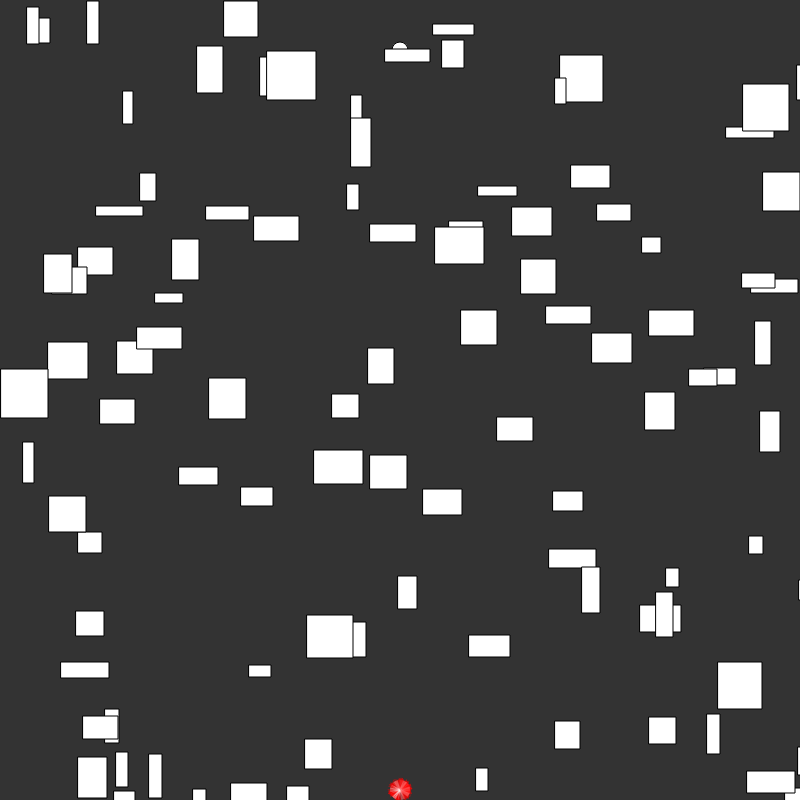
Frame 1 (no input)
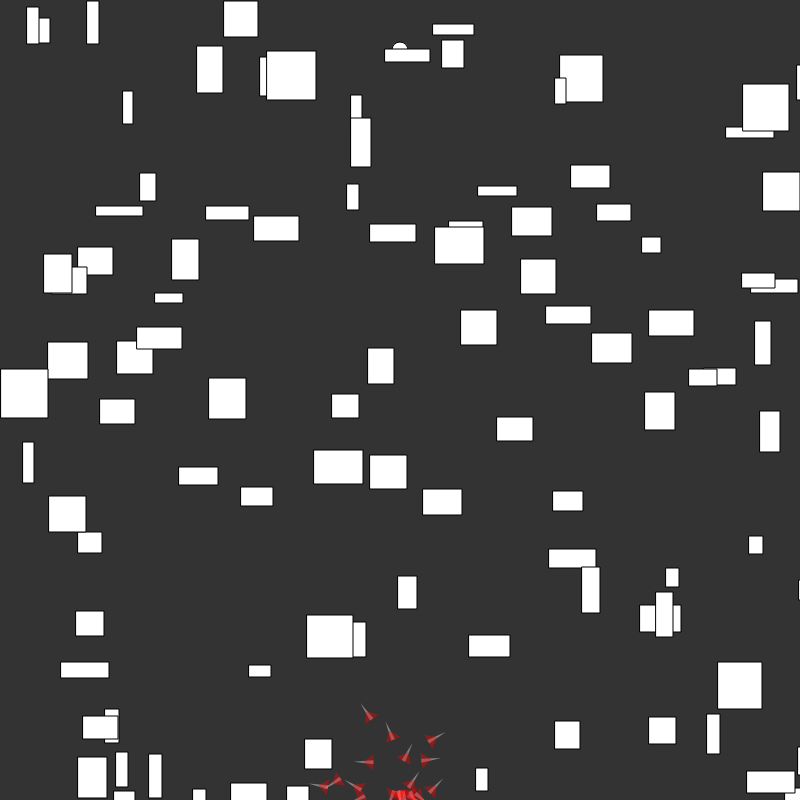
Frame 60 (no input)
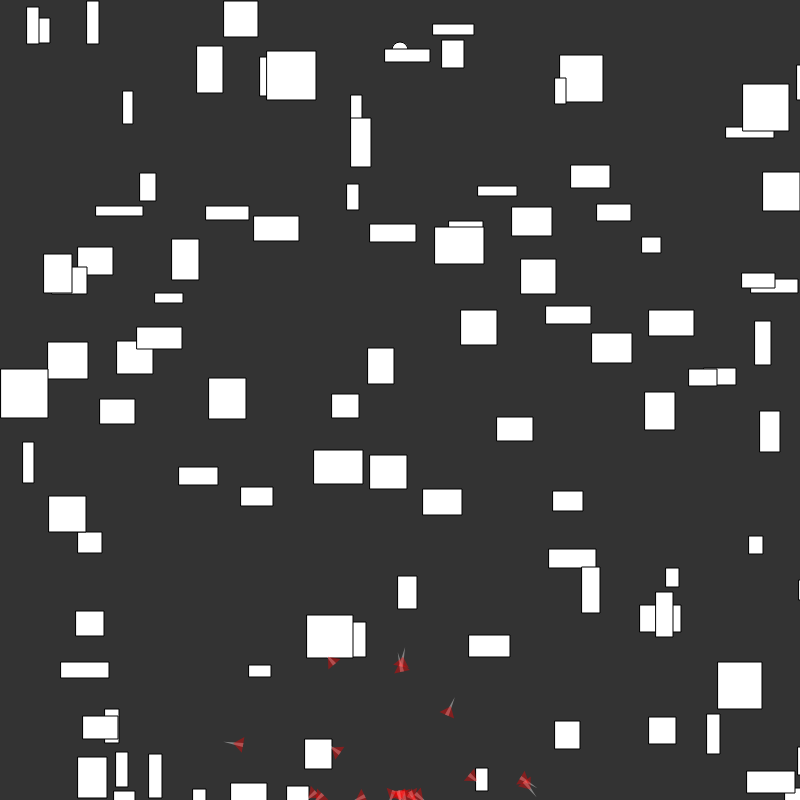
Frame 120 (the mouse pressed at the canvas centre since frame 60)

The p5.js sketch that drew these frames (run headless with seeded random() and noise() and a simulated clock; from frame 60 on, the mouse is pressed at the canvas centre):

// p5.js sketch
// ── sketch.js
var population;
var target;
var count = 0;
var lifeSpan = 500;
var lifeP;
var genP;
var genCompletedP;
var forceMulti = .2;
var generationCount = 0;
var generationCompleted = 0;
var mutationRate = .01;
var foundPath = false;
var obstacles;
var numObstales = 100;



var rx = 150;
var ry = 250;
var rw = 300;
var rh = 10;


function setup() {
  createCanvas(800,800); 
  population = new Population();
  obstacles = new Obstacles(numObstales);
  target = createVector(width/2,50);
  lifeP = createP();
  genP = createP();
  genCompletedP = createP();

}

function draw() {  
  background (51);    
  ellipse(target.x,target.y,16,16)
  obstacles.display();

  lifeP.html(count);


  fill(255);
  

  //rect(rx,ry,rw,rh);
  
  population.spawn();
 
  count++;
  if (count == lifeSpan)
  {  	
  		if(foundPath){
  			genCompletedP.html("generationCompleted : " + generationCount + " at " + lifeSpan)
  			foundPath = false;
 		 	//lifeSpan = lifeSpan - 10;
 		 }


  		population.evaluate();
  		population.selection();

  		generationCount++
  		genP.html("generationCount : " + generationCount)
  	  	
  	  	count = 0;
  }  


}








//GARBAGE

  //sliderAngle = createSlider(0, TWO_PI, PI / 4,.01)
  //angle = sliderAngle.value();

  //console.log("draw fucntion!")
  //console.log(frameCount)
  //print("setup function!");

  //rect(50,100,20,10);

// ── dna.js
function DNA(genes)
{
	

	if(genes)
	{
		this.genes = genes
	}
	else
	{
		this.genes = []
		for(var i = 0; i < lifeSpan; i++)
		{
			var force = p5.Vector.random2D().setMag(forceMulti);
			this.genes[i] = force;
		}
	}

	this.crossOver = function(partner){
		var newgenes = [];

		var mid = floor(random(this.genes.length));
		for (var i = 0; i < this.genes.length;i++){
			if (i> mid)
			{
				newgenes[i] = this.genes[i]; 
			}
			else
			{
				newgenes[i] = partner.genes[i];
			}
		}
		return new DNA(newgenes);
	}

	this.mutate = function(){

		for(var i = 0; i < this.genes.length; i++){
			if(random(1) < mutationRate)
			{
				this.genes[i] = p5.Vector.random2D().setMag(forceMulti);
			}
		}
	}
}
// ── obstacles.js
function Obstacles(num)
{
	var objects = [];

	for (var i = 0; i < num; i++){
		var rx = floor(random(width));
		var ry = floor(random(height));
		var rw = floor(random(10,50));
		var rh = floor(random(10,50));
		var stuff = [];
		stuff.push(rx,ry,rw,rh);
		
		objects.push(stuff);
	}


	this.display = function()
	{
		for(var i = 0; i < num; i++)
		{
			var cord = objects[i];			
			rect(cord[0],cord[1],cord[2],cord[3]);
		}

	}

	this.intersect = function(x,y){
		for(var i = 0; i < num; i++)
		{
			var cord = objects[i];			
			var rx = cord[0];
			var ry = cord[1];
			var rw = cord[2];
			var rh = cord[3];

			if (x> rx && x < rx + rw && y > ry && y < ry + rh)
			{return true;}
		}
		return false;
	}
}
// ── population.js
var best = .25;
var rand = .5;
var spawns = .25;

function Population()
{

	this.rockets = [];
	//this.matingPool = [];
	this.popsize = 20;
	this.topPool = [];
	this.randPool = [];
	this.spawnsPool = [];
	


	for (var i = 0; i < this.popsize; i++){
		this.rockets.push(new Rocket());
	}

	this.spawn = function(){
		for(var i = 0; i < this.popsize; i++){
			this.rockets[i].update();
			this.rockets[i].show();
			this.rockets[i].calcFitness();
		}
	}

	this.evaluate = function(){	
		this.topPool = [];
		this.randPool = [];
		this.spawnsPool = [];	
		
		this.rockets.sort(function(a,b){
			return b.maxFitness - a.maxFitness;
		})

				
		for(var i = 0; i < (this.popsize * best); i++){					
			this.topPool.push(this.rockets[i]);			
		}
		
		
	}

	this.selection = function(){

		var newRockets = [];

		for(var i = 0; i < this.popsize * spawns;i++ ){

			var parentA = random(this.topPool).dna; 
			var parentB = random(this.topPool).dna;
			
			var child = parentA.crossOver(parentB);
			child.mutate();

			var NewRock = new Rocket(child);
			NewRock.col = [0,255,0];
			newRockets.push(NewRock);
			
		}


		for(var i = 0; i < this.popsize* best;i++ )
		{	
				var NewRock1 = new Rocket(this.topPool[i].dna);
				NewRock1.col = [0,0,255];
				newRockets.push(NewRock1);
		}

		for(var i = 0; i < this.popsize* rand;i++ )
		{
			newRockets.push(new Rocket());			
		}

		this.rockets = newRockets;

	}

}
// ── rocket.js
function Rocket(dna)
{

	this.pos = createVector(width/2, height-10);
	this.vel = createVector();	
	this.acc = createVector();
	this.count = 0;
	this.fitness = 0;
	this.completed = false;
	this.crashed = false;
	this.maxFitness = 0;
	this.col = [255,0,0]

	if (dna)
	{
		this.dna = dna;
	}
	else
	{
		this.dna = new DNA();
	}
	

	this.applyForce = function(force){
		this.acc.add(force);
	}

	this.update = function(){

		var d = dist(this.pos.x, this.pos.y, target.x, target.y)

		if(d < 10)
		{
			this.completed = true;
			this.pos = target.copy();
			foundPath = true;			
		}

		if (this.pos.x > width || this.pos.x < 0)
			{this.crashed = true;}
		if (this.pos.y > height || this.pos.y < 0)
			{this.crashed = true;}

		if(obstacles.intersect(this.pos.x,this.pos.y))
		//if (this.pos.x > rx && this.pos.x < rx + rw && this.pos.y > ry && this.pos.y < ry + rh)
			{this.crashed = true;}
		

		this.applyForce(this.dna.genes[count])			
		if(!this.completed && !this.crashed){
			this.vel.add(this.acc);
			this.pos.add(this.vel);
			this.acc.mult(0);
			this.vel.limit(4);
		}
		
	}

	this.calcFitness = function(){
		var d = dist(this.pos.x,this.pos.y, target.x, target.y);
		this.fitness = map (d ,0 ,width ,width ,0);
	
		if (this.completed){
			this.fitness *= 10;
		}
		if (this.crashed)
		{
			//this.fitness = 1;
		}

		if (this.maxFitness < this.fitness	 ){
			this.maxFitness	= this.fitness;
		}
	}

	this.show = function(){

		push();

		translate (this.pos.x, this.pos.y)
		rotate(this.vel.heading());


		noStroke();
		fill(255,100);

		rectMode(CENTER);
		triangle(-10,2,-10,-2,10,0)
		//rect(0,0, 20,4);

		fill(this.col[0],this.col[1],this.col[2],100)
		triangle(-10,8,-10,-8,0,0)

		pop();
	}

}
